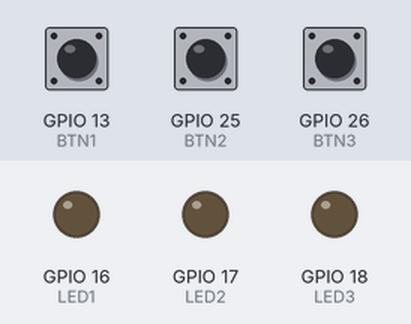
Bench run of a program on a simulated ESP32. Shown: output pins drawn as LEDs (lit = HIGH). The test bench sets the inputs (shaded band); at power-on: GPIO 13 (BTN1) HIGH, GPIO 25 (BTN2) HIGH, GPIO 26 (BTN3) HIGH. WiFi joins after 1.5 s; servers stay silent unless stated; web services answer with replies made up by the test bench; what the program prints to the serial monitor is not drawn.

Above: at 3.1 s.
3.2 s: GPIO 13 (BTN1) pulled LOW for 0.15 s
At 4.4 s:
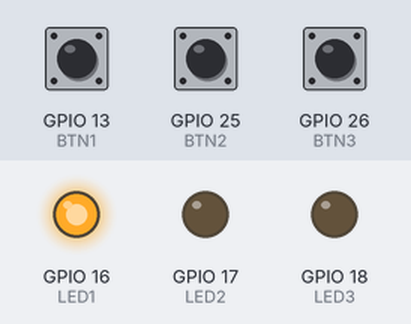
4.8 s: GPIO 25 (BTN2) pulled LOW for 0.15 s
At 6.0 s:
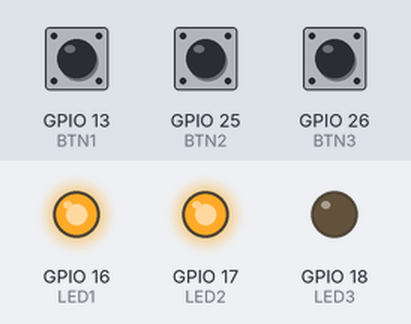
6.4 s: GPIO 26 (BTN3) pulled LOW for 0.15 s
At 7.5 s:
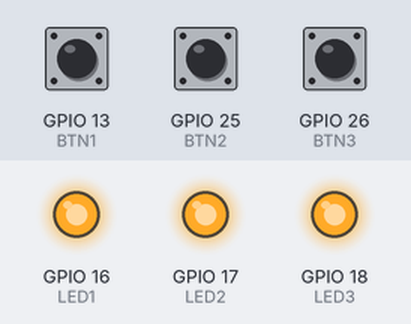
Timing chart, 0 to 9.4 s (numbered marks = the images above; inputs shaded):
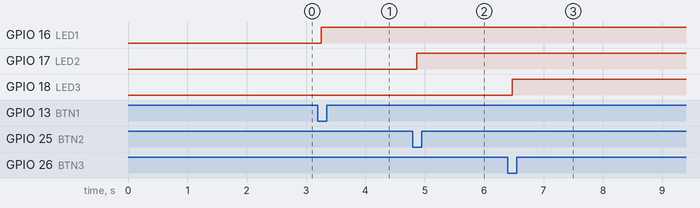

The program:

main.cpp
```cpp
#include <Arduino.h>
#include <WiFi.h>
#include <WiFiClientSecure.h>
#include <HTTPClient.h>
#include <ArduinoJson.h>
#include "esp_task_wdt.h"

/* ================= CONFIG ================= */
const char* ssid     = "Binus-IoT";
const char* password = "BINUS-10T!";
const char* botToken = "8074543177:AAFRVMV8YKCw8Rb0i0tjrGS_P9R6OUPLMNQ"; // <bot_id>:<secret>
const String CHAT_ID = "-4991238648"; // ganti: untuk grup biasanya NEGATIF (contoh: "-987654321")

// Set true jika rangkaian LED/relay Anda active-low (menyala di LOW, mati di HIGH)
const bool LED_ACTIVE_LOW = false;

/* ================= PIN ================= */
#define BTN1 13
#define BTN2 25
#define BTN3 26

#define LED1 16
#define LED2 17
#define LED3 18

/* ================= STATE ================= */
volatile bool ledState[3] = {false, false, false};

/* ================= QUEUE ================= */
typedef struct {
  uint8_t idx;
} AlertMsg;

QueueHandle_t alertQueue;

/* ================= TELEGRAM STATE ================= */
static long tgOffset = 0; // simpan update_id terakhir yang diproses

/* ================= HELPER ================= */
void setLed(uint8_t idx, bool on) {
  ledState[idx - 1] = on;
  uint8_t pin = (idx == 1) ? LED1 : (idx == 2) ? LED2 : LED3;

  // Active-low: ON=LOW, OFF=HIGH. Active-high: ON=HIGH, OFF=LOW.
  int level = LED_ACTIVE_LOW ? (on ? LOW : HIGH) : (on ? HIGH : LOW);
  digitalWrite(pin, level);

  Serial.printf("[LED] #%u -> %s (write=%s)\n",
                idx, on ? "ON" : "OFF",
                (level == LOW ? "LOW" : "HIGH"));
}

// URL encoder sederhana
String urlencode(const String& s) {
  const char* hex = "0123456789ABCDEF";
  String out;
  for (size_t i = 0; i < s.length(); i++) {
    char c = s.charAt(i);
    if (('a' <= c && c <= 'z') ||
        ('A' <= c && c <= 'Z') ||
        ('0' <= c && c <= '9') ||
        c == '-' || c == '_' || c == '.' || c == '~') {
      out += c;
    } else if (c == ' ') {
      out += "%20"; // hindari '+'
    } else {
      out += '%';
      out += hex[(c >> 4) & 0xF];
      out += hex[c & 0xF];
    }
  }
  return out;
}

/* ================= TELEGRAM TEST: getMe ================= */
void tgTestGetMe() {
  if (WiFi.status() != WL_CONNECTED) {
    Serial.println("[TG] getMe: WiFi not connected");
    return;
  }

  WiFiClientSecure c;
  c.setInsecure();          // PRODUKSI: gunakan c.setCACert(<cert api.telegram.org>)
  c.setHandshakeTimeout(4);
  c.setTimeout(3000);

  HTTPClient https;
  String url = "https://api.telegram.org/bot" + String(botToken) + "/getMe";
  if (!https.begin(c, url)) {
    Serial.println("[TG] getMe begin failed");
    return;
  }
  int code = https.GET();
  String payload = (code > 0) ? https.getString() : "";
  https.end();

  Serial.printf("[TG] getMe: code=%d, payload=%s\n", code, payload.c_str());
}

/* ================= TELEGRAM SEND (raw HTTP, debug) ================= */
bool tgSendRawDebug(const String& chatId, const String& text) {
  if (WiFi.status() != WL_CONNECTED) {
    Serial.println("[TG] Send: WiFi not connected");
    return false;
  }

  WiFiClientSecure c;
  c.setInsecure();          // PRODUKSI: gunakan c.setCACert()
  c.setHandshakeTimeout(4);
  c.setTimeout(3000);

  HTTPClient https;
  String url = "https://api.telegram.org/bot" + String(botToken) + "/sendMessage";
  if (!https.begin(c, url)) {
    Serial.println("[TG] Send begin failed");
    return false;
  }
  https.addHeader("Content-Type", "application/x-www-form-urlencoded");
  String body = "chat_id=" + chatId + "&text=" + urlencode(text);

  int code = https.POST(body);
  String payload = (code > 0) ? https.getString() : "";
  https.end();

  Serial.printf("[TG] Send: code=%d, body=%s\n", code, body.c_str());
  Serial.printf("[TG] Send: payload=%s\n", payload.c_str());
  return (code == 200);
}

/* ================= TELEGRAM POLL & HANDLE (raw HTTP, debug) ================= */
void tgPollAndHandleDebug(uint16_t budgetMs = 1800) {
  if (WiFi.status() != WL_CONNECTED) {
    Serial.println("[TG] Poll: WiFi not connected");
    return;
  }

  WiFiClientSecure c;
  c.setInsecure();          // PRODUKSI: gunakan CA cert
  c.setHandshakeTimeout(4);
  c.setTimeout(3000);

  HTTPClient https;
  String url = "https://api.telegram.org/bot" + String(botToken) +
               "/getUpdates?timeout=1&offset=" + String(tgOffset + 1);

  uint32_t t0 = millis();
  if (!https.begin(c, url)) {
    Serial.println("[TG] Poll begin failed");
    return;
  }
  int code = https.GET();
  uint32_t dur = millis() - t0;
  String payload = (code == 200) ? https.getString() : "";
  https.end();

  Serial.printf("[TG] Poll: code=%d, dur=%lu ms\n", code, (unsigned long)dur);
  Serial.printf("[TG] Poll: url=%s\n", url.c_str());
  Serial.printf("[TG] Poll: payload=%s\n", payload.c_str());

  if (code != 200) return;

  StaticJsonDocument<8 * 1024> doc;
  DeserializationError err = deserializeJson(doc, payload);
  if (err) {
    Serial.printf("[TG] Poll JSON error: %s\n", err.c_str());
    return;
  }
  if (!doc["ok"].as<bool>()) {
    Serial.println("[TG] Poll ok=false");
    return;
  }

  JsonArray results = doc["result"].as<JsonArray>();
  for (JsonObject upd : results) {
    long updId = upd["update_id"] | 0;
    tgOffset = max(tgOffset, updId);

    JsonObject msg = upd["message"];
    if (msg.isNull()) continue;

    String text = msg["text"] | "";

    long long cidRaw = msg["chat"]["id"] | 0LL; // dukung negatif (grup)
    String cid = String(cidRaw);

    Serial.printf("[TG] Incoming cid=%s text=%s\n", cid.c_str(), text.c_str());

    if (cid != CHAT_ID) continue;

    if (text == "/resolve1") {
      Serial.println("[TG] resolve1 received");
      setLed(1, false);  // OFF saat resolve
      tgSendRawDebug(CHAT_ID, "Laporan #1 ditutup");
    }
    else if (text == "/resolve2") {
      Serial.println("[TG] resolve2 received");
      setLed(2, false);
      tgSendRawDebug(CHAT_ID, "Laporan #2 ditutup");
    }
    else if (text == "/resolve3") {
      Serial.println("[TG] resolve3 received");
      setLed(3, false);
      tgSendRawDebug(CHAT_ID, "Laporan #3 ditutup");
    }
    else if (text == "/status") {
      String s = "STATUS:\n";
      s += "LED1: " + String(ledState[0] ? "ON" : "OFF") + "\n";
      s += "LED2: " + String(ledState[1] ? "ON" : "OFF") + "\n";
      s += "LED3: " + String(ledState[2] ? "ON" : "OFF") + "\n";
      s += "WiFi RSSI: " + String(WiFi.RSSI()) + " dBm\n";
      tgSendRawDebug(CHAT_ID, s);
    }
  }
}

/* ================= COMPOSE ALERT MESSAGE ================= */
String composeAlert(uint8_t idx) {
  String msg;
  if (idx == 1) msg = "TOILET MAMPET";
  else if (idx == 2) msg = "TOILET KOTOR";
  else if (idx == 3) msg = "TOILET RUSAK";

  msg += "\n\nLaporan diterima";
  msg += "\nIndikator #" + String(idx) + " Toilet L1 Pria menyala";
  msg += "\nKetik /resolve" + String(idx);
  return msg;
}

/* ================= TASK INPUT (CORE 1) ================= */
void taskInput(void* pv) {
  bool last[3] = {HIGH, HIGH, HIGH};
  unsigned long lastTime[3] = {0, 0, 0};
  const unsigned long debounceMs = 50;

  for (;;) {
    int r[3] = {
      digitalRead(BTN1),
      digitalRead(BTN2),
      digitalRead(BTN3)
    };

    for (int i = 0; i < 3; i++) {
      if (r[i] != last[i]) lastTime[i] = millis();

      if ((millis() - lastTime[i]) > debounceMs) {
        // Tekan (LOW karena input pull-up) & hanya nyalakan jika sebelumnya OFF
        if (r[i] == LOW && !ledState[i]) {
          setLed(i + 1, true);  // ON saat ditekan
          AlertMsg m;
          m.idx = i + 1;
          xQueueSend(alertQueue, &m, 0);
          Serial.printf("BTN %d PRESSED\n", i + 1);
        }
      }
      last[i] = r[i];
    }

    vTaskDelay(pdMS_TO_TICKS(10));
  }
}

/* ================= TASK TELEGRAM (CORE 1) ================= */
void taskTelegram(void* pv) {
  AlertMsg msg;
  static unsigned long lastTelegram = 0;

  // Register task ke WDT (inisialisasi WDT ada di setup)
  esp_task_wdt_add(NULL);

  for (;;) {
    esp_task_wdt_reset();

    // Kirim alert dari queue
    if (xQueueReceive(alertQueue, &msg, 0) == pdTRUE) {
      String text = composeAlert(msg.idx);
      Serial.println("SEND TELEGRAM:");
      Serial.println(text);
      tgSendRawDebug(CHAT_ID, text);
      esp_task_wdt_reset();
    }

    // Poll Telegram tiap 2 detik
    if (WiFi.status() == WL_CONNECTED && (millis() - lastTelegram) > 2000) {
      tgPollAndHandleDebug(1800);
      lastTelegram = millis();
      esp_task_wdt_reset();
    }

    vTaskDelay(pdMS_TO_TICKS(50)); // beri waktu scheduler
  }
}

/* ================= SETUP ================= */
void setup() {
  Serial.begin(115200);

  pinMode(BTN1, INPUT_PULLUP);
  pinMode(BTN2, INPUT_PULLUP);
  pinMode(BTN3, INPUT_PULLUP);

  pinMode(LED1, OUTPUT);
  pinMode(LED2, OUTPUT);
  pinMode(LED3, OUTPUT);

  // Default: semua indikator OFF
  setLed(1, false);
  setLed(2, false);
  setLed(3, false);

  WiFi.mode(WIFI_STA);
  WiFi.begin(ssid, password);

  Serial.print("Connecting WiFi");
  unsigned long t0 = millis();
  while (WiFi.status() != WL_CONNECTED && (millis() - t0) < 10000) {
    delay(500);
    Serial.print(".");
  }

  // Inisialisasi WDT global (6 detik)
  esp_task_wdt_init(6, true);

  if (WiFi.status() == WL_CONNECTED) {
    Serial.println("\nWiFi OK");
    tgTestGetMe(); // validasi token
    tgSendRawDebug(CHAT_ID, "Toilet L1 Pria ONLINE");
  } else {
    Serial.println("\nWiFi FAILED");
  }

  alertQueue = xQueueCreate(5, sizeof(AlertMsg));

  // Prioritas seimbang agar dua task jalan mulus
  xTaskCreatePinnedToCore(taskInput,    "INPUT",    4096,  NULL, 2, NULL, 1);
  xTaskCreatePinnedToCore(taskTelegram, "TELEGRAM", 12288, NULL, 2, NULL, 1);
}

/* ================= LOOP ================= */
void loop() {
  vTaskDelay(pdMS_TO_TICKS(1000));
}
```

Measured:
- after the input at 3.2 s, GPIO 16 (LED1): LOW → HIGH after 0.06 s
- after the input at 4.8 s, GPIO 17 (LED2): LOW → HIGH after 0.06 s
- after the input at 6.4 s, GPIO 18 (LED3): LOW → HIGH after 0.07 s
